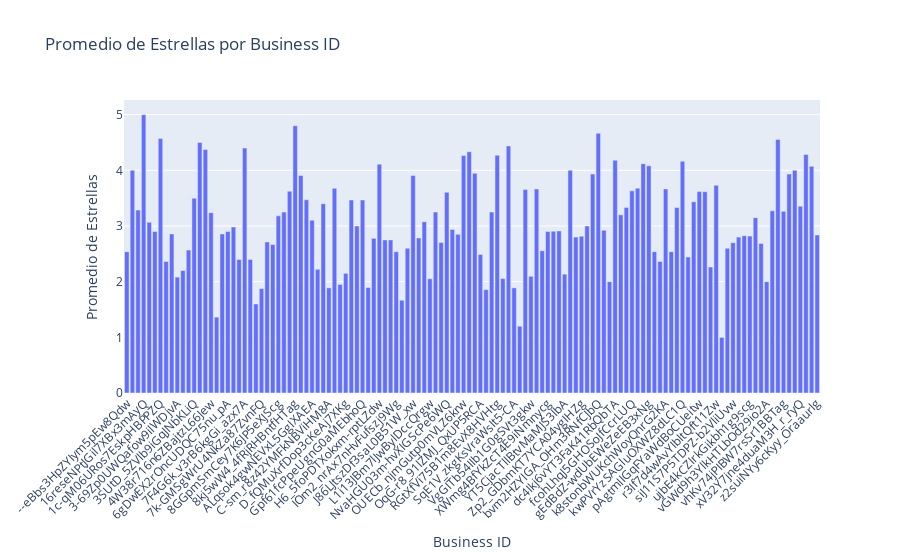

Notebook code for this chart:
### Code cell
# Calcular el promedio de estrellas por business_id
average_stars_by_business = filtered_df.groupby('business_id')['stars'].mean().reset_index()

# Crear un gráfico interactivo con plotly
fig = px.bar(average_stars_by_business, x='business_id', y='stars',
             labels={'business_id': 'Business ID', 'stars': 'Promedio de Estrellas'},
             title='Promedio de Estrellas por Business ID')

# Ajustar la apariencia del gráfico
fig.update_layout(xaxis_tickangle=-45)

# Mostrar el gráfico interactivo
fig.show()

### Figure 1 — Plotly figure (JSON) as saved in the notebook; plotly's stock layout.template omitted (floating-point values rounded to 4 significant figures)
{"data": [{"alignmentgroup": "True", "hovertemplate": "Business ID=%{x}<br>Promedio de Estrellas=%{y}<extra></extra>", "legendgroup": "", "marker": {"color": "#636efa", "pattern": {"shape": ""}}, "name": "", "offsetgroup": "", "orientation": "v", "showlegend": false, "textposition": "auto", "type": "bar", "x": ["--eBbs3HpZYIym5pEw8Qdw", "-Thb5brv1ARwIa0j5HHBeA", "-w-Y_iAwyFgaj-O4Sc9xvw", "16reseNPtJGil7XBx3mAyQ", "1CCaaunP7_hKs7wXSSJsKA", "1L295h7W__0Ofs3tIXjI-w", "1c-qM06URos7EskpHBPPZQ", "2GsqaQGFZfqjEU7nau7vfg", "2nNrr5KamJ3BodzqtOvMwg", "3-69Zp0UWQafow9ilWDjvA", "34XP8VKP7nzw3jnd0pWaPw", "3RbbTJsKllmAcaziMsC81w", "3SUtD_5ZVlb9iGqJNbKLiQ", "3WHcQlBTNA8aP0kVNR5MzQ", "3YWVle2IalnDWQ7TF_q29A", "4W38r716n6ZBajtzL66Jew", "5-ZJE7qEtgGzypWNs9ausA", "61LzSAq8Y26U3xnnxqqRPA", "6gDwEX2rOncUDQC75nu_pA", "6lWw1OjyhzQbibr-f7bqew", "6oP1vO91nKVG35VmM-fphQ", "7F4G6k_v3rB6kgGi_azx7A", "7YB0Vgi67h_dsxTI1ErVtA", "7b1Q94_vAlhoxalOB16bOg", "7k-GMSgWrU4NkZa87ZvnFQ", "87UBfiH8EftEL4SLzZcFFg", "8EnjHnmackxchmoQee99zw", "8GGpmSmCey7K6JP5eXJScg", "8N4moq96N16VxvlwSq4i5Q", "8YitVOscv0atTmfVTZXrnw", "8kj5wW4_4fRjRHBntfHTag", "8neVKoaCGlOJlW9dstnNzQ", "9glHMq7pkeH0mQ41LNuyIA", "ALqsok4gwNEVxL5GglXAEA", "Azeee5WDaYOxzjKtnkURqg", "By9Qq0NRFkE8Cb_m1lBh8g", "C-sm_r8z42YMFkNBViHM8A", "CLPaa33zlOGUoJjP_BQ_NA", "DAzM1AiX_gfyqjFbakPN6w", "D_fQMuXrfDop3cKeAj7XKg", "E6G59qYgnP4p8QmWz-fjWg", "ElO-UerL1Sg6KC2oqC3o9Q", "Gpf61fcPpeUgnG0aMEbhoQ", "GrApaWj9j6zFQmBMZetWjA", "GvgLd-yCE50BTyaW5yKwwQ", "H6_5foPDTXokxm-rptLZdw", "I39uvHCyLF4q2mkZAGu-lw", "ILCgMRAQP4Or5HVW4Qx9Xw", "IOm2_nrAx7nHvFufszj9Wg", "IRwXxLUE1lW9OvZXGcW6Sg", "IwI4wpDfG-OtZA4hQTNioQ", "J86LJtszDf3saL0B51W_xw", "KYsXGs9LdJcLHkDMoBu75g", "Kyr2D8DqnzlJubnNp8poSw", "L1i13JBm7lJwBylDccQrgw", "MgAaivwlfBqKkH7rNYp2Tg", "N5u3K2Ec5GDOfWu0oXUqYA", "NvaHGU03m-hvXIGScPe6WQ", "Nz_FSXFlkWkd3sWWkQdLJA", "OBnGgsK3uKoGcgyogMREvA", "OUECb_njmGutp0mVLZ6krw", "OXlI1vJqFk874elfVY8OAw", "OevgFa-maNijC2anmt1_mQ", "OqG-r8_91lZMJ_QxUP5RCA", "PWkvPO5LKBoLPvha3rxMHg", "QM6ydur0eyQxrrUYF__XMQ", "RGtXfVi75B1m8EvX8HVHtg", "RIi9_NoeQ2gjqW_8HW0PYw", "RJiepHovHAZFZPMVSVsjpA", "SqE1V_zkgKsVraWsIt5-CA", "U_wKqFYSpD8D3CBl7e8ENA", "UglPQH9cej01pfSj_Ibz1g", "VgGITb54IIb1G0gSVt3gkw", "WpfXYtBebEcTA_8O8kyD9g", "WztYbdm0lcWSQT8W7z_nBw", "XWmg4BfYkZcT4E9iNmnycg", "XuC0WlUNm7IKzyoAQIw-7A", "YGdLTubcDfTdhQhyLL8LFQ", "YT5CjacTllBtvMaMJS3IbA", "YlgUOEWxxWrYt_ZVqHYsXA", "ZlSf82FO5SH-KXM5O6nglA", "Zp2_GDbmKT7YCA04ygIHZg", "birP5Vv97kwnyy1Wi7nQ6w", "btxsig4yBkNBQmDydFh5eg", "bvm2HZYlGA_OHm3RNfCJbQ", "c7JyGysafmch_P0XZ8dAdQ", "cFeXqNg2amGG9qb6tQYsZQ", "dc4Ikj6vYT3FaK41RbQbTA", "e9fy4esJqK8JcmlXZF4oeg", "eQZjFI68oc4dETtLgL6AxQ", "fcohLhqJ5GHOSoJfCcrLUQ", "g6gtGk8jTdlT1e-IW-NBSQ", "g7gvaY6Sq28EZhPeK6zcmg", "gEdBdZ-wdUbEWeZeEB3xNg", "jSLfrFv9_A_kIBaHdoGggg", "jVtoisBOkIE0xCEkrGaA3w", "k8stonbWUKchWoyQnrG2KA", "kH2bJtlej-8oDv8KjsEzCg", "kNsBF2nBLAA1oUqJwN9TgQ", "kwPVrYzSAGluOXWZ8dLC1Q", "l4sOZLkxQekdzryZGdtvKQ", "m1zQ2DhBg0hrTco5xYnwTw", "pAgtmlIGqFYaWdBoCUeitw", "pZ1w9Zvqyjv2VxjDBk5dEw", "qm4CUb96KIa2Qv7w6U_ZYQ", "r3If7d4wAvYIbltQft11Zw", "rfL6mTPb0F9G7gnYNtHPIA", "sNyeqSoXKH84Qdtr_-jwhw", "siJ11S7P5TDPZ-b2VliUvw", "tIrYpQ8I6gh1FhhqYU-Ttg", "tcmFtDXMdP13nnokz34gdA", "ujbE4kCZIrkGikbh1g9scg", "v0bxe65xGR2s2j9S8knxFw", "vDXMGgnANH3eJixQ4aG7eQ", "vGWd9h3YlkHTLbOd29io2A", "vNOBBP4EKJo4elgjRTjBVw", "vfOFJnfAmjc7_geqA2xUQg", "vhKv74jPIBW7rsSr1BBTag", "wVGeGxHHUMm4EgzAprLKAw", "wkNxhr_QcOtIr9f3V9S37w", "xV32Y7jne4duaM3H_r_ryQ", "xoRQ94Cgwjizxax0mVLJtQ", "yHiSd7SxMI7UiBxqnTUWTA", "z2suiNYy6cKyy_Oraaurlg"], "xaxis": "x", "y": [2.538, 4, 3.286, 5, 3.067, 2.9, 4.571, 2.364, 2.857, 2.082, 2.2, 2.568, 3.5, 4.5, 4.375, 3.24, 1.364, 2.857, 2.903, 2.981, 2.4, 4.4, 2.4, 1.6, 1.875, 2.714, 2.667, 3.182, 3.25, 3.625, 4.8, 3.909, 3.471, 3.105, 2.222, 3.4, 1.889, 3.677, 1.95, 2.15, 3.467, 3, 3.468, 1.895, 2.778, 4.111, 2.75, 2.75, 2.538, 1.667, 2.6, 3.905, 2.786, 3.077, 2.053, 3.25, 2.703, 3.606, 2.938, 2.85, 4.267, 4.333, 3.945, 2.489, 1.857, 3.25, 4.273, 2.056, 4.438, 1.889, 1.2, 3.654, 2.097, 3.667, 2.556, 2.9, 2.906, 2.911, 2.135, 4, 2.8, 2.817, 3, 3.933, 4.667, 2.923, 2, 4.182, 3.2, 3.333, 3.632, 3.68, 4.119, 4.08, 2.538, 2.364, 3.667, 2.538, 3.333, 4.161, 2.444, 3.435, 3.618, 3.615, 2.263, 3.732, 1, 2.6, 2.7, 2.8, 2.826, 2.818, 3.15, 2.688, 2, 3.273, 4.556, 3.263, 3.933, 4, 3.356, 4.286, 4.071, 2.84], "yaxis": "y"}], "layout": {"barmode": "relative", "legend": {"tracegroupgap": 0}, "title": {"text": "Promedio de Estrellas por Business ID"}, "xaxis": {"anchor": "y", "domain": [0, 1], "tickangle": -45, "title": {"text": "Business ID"}}, "yaxis": {"anchor": "x", "domain": [0, 1], "title": {"text": "Promedio de Estrellas"}}}}
